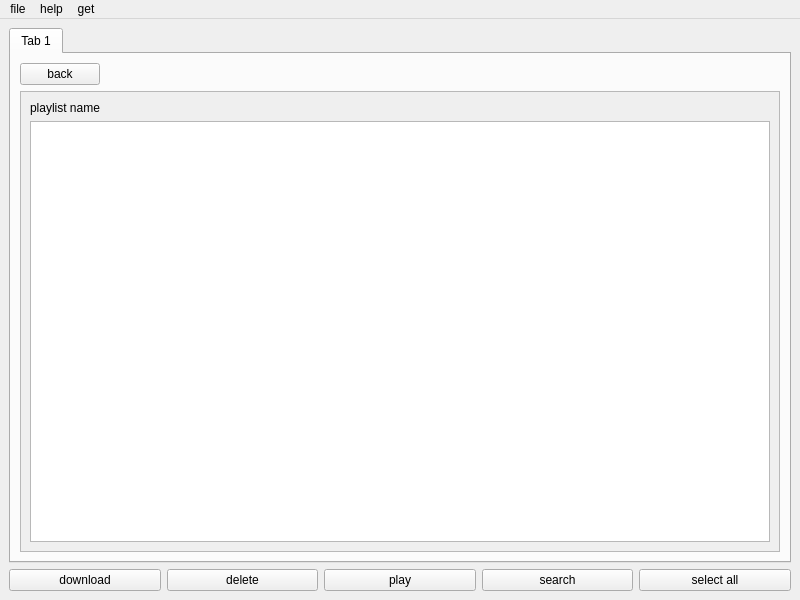
<?xml version="1.0" encoding="UTF-8"?>
<ui version="4.0">
 <class>MainWindow</class>
 <widget class="QMainWindow" name="MainWindow">
  <property name="geometry">
   <rect>
    <x>0</x>
    <y>0</y>
    <width>800</width>
    <height>600</height>
   </rect>
  </property>
  <property name="windowTitle">
   <string>MainWindow</string>
  </property>
  <widget class="QWidget" name="centralwidget">
   <layout class="QVBoxLayout" name="verticalLayout">
    <item>
     <widget class="QTabWidget" name="playlistTab">
      <property name="currentIndex">
       <number>0</number>
      </property>
      <widget class="QWidget" name="tab">
       <attribute name="title">
        <string>Tab 1</string>
       </attribute>
       <layout class="QHBoxLayout" name="horizontalLayout_2">
        <item>
         <layout class="QVBoxLayout" name="verticalLayout_2">
          <item>
           <widget class="QPushButton" name="backButton">
            <property name="sizePolicy">
             <sizepolicy hsizetype="Fixed" vsizetype="Fixed">
              <horstretch>0</horstretch>
              <verstretch>0</verstretch>
             </sizepolicy>
            </property>
            <property name="text">
             <string>back</string>
            </property>
           </widget>
          </item>
          <item>
           <widget class="QScrollArea" name="scrollArea">
            <property name="horizontalScrollBarPolicy">
             <enum>Qt::ScrollBarAlwaysOff</enum>
            </property>
            <property name="widgetResizable">
             <bool>true</bool>
            </property>
            <widget class="QWidget" name="scrollAreaWidgetContents">
             <property name="geometry">
              <rect>
               <x>0</x>
               <y>0</y>
               <width>754</width>
               <height>453</height>
              </rect>
             </property>
             <layout class="QVBoxLayout" name="verticalLayout_3">
              <item>
               <layout class="QVBoxLayout" name="playlistentries">
                <item>
                 <widget class="QLabel" name="playlistname">
                  <property name="sizePolicy">
                   <sizepolicy hsizetype="Minimum" vsizetype="Fixed">
                    <horstretch>0</horstretch>
                    <verstretch>0</verstretch>
                   </sizepolicy>
                  </property>
                  <property name="text">
                   <string>playlist name</string>
                  </property>
                 </widget>
                </item>
                <item>
                 <widget class="QListView" name="playlistView"/>
                </item>
               </layout>
              </item>
             </layout>
            </widget>
           </widget>
          </item>
         </layout>
        </item>
       </layout>
      </widget>
     </widget>
    </item>
    <item>
     <layout class="QHBoxLayout" name="horizontalLayout">
      <item>
       <widget class="QPushButton" name="downloadButton">
        <property name="text">
         <string>download</string>
        </property>
       </widget>
      </item>
      <item>
       <widget class="QPushButton" name="deleteButton">
        <property name="text">
         <string>delete</string>
        </property>
       </widget>
      </item>
      <item>
       <widget class="QPushButton" name="playButton">
        <property name="text">
         <string>play</string>
        </property>
       </widget>
      </item>
      <item>
       <widget class="QPushButton" name="searchButton">
        <property name="text">
         <string>search</string>
        </property>
       </widget>
      </item>
      <item>
       <widget class="QPushButton" name="selectButton">
        <property name="text">
         <string>select all</string>
        </property>
       </widget>
      </item>
     </layout>
    </item>
   </layout>
  </widget>
  <widget class="QMenuBar" name="menubar">
   <property name="geometry">
    <rect>
     <x>0</x>
     <y>0</y>
     <width>800</width>
     <height>19</height>
    </rect>
   </property>
   <widget class="QMenu" name="menuFile">
    <property name="title">
     <string>file</string>
    </property>
    <addaction name="actionAbout"/>
    <addaction name="separator"/>
    <addaction name="actionSettings"/>
    <addaction name="actionQuit"/>
   </widget>
   <widget class="QMenu" name="menuHelp">
    <property name="title">
     <string>help</string>
    </property>
    <addaction name="actionComing_soon"/>
   </widget>
   <widget class="QMenu" name="menuAlbum">
    <property name="title">
     <string>get</string>
    </property>
    <addaction name="actionBy_album"/>
    <addaction name="actionBy_artist"/>
    <addaction name="actionBy_genre"/>
    <addaction name="separator"/>
    <addaction name="actionSearch"/>
   </widget>
   <addaction name="menuFile"/>
   <addaction name="menuHelp"/>
   <addaction name="menuAlbum"/>
  </widget>
  <action name="actionAbout">
   <property name="text">
    <string>about</string>
   </property>
  </action>
  <action name="actionSettings">
   <property name="text">
    <string>settings</string>
   </property>
  </action>
  <action name="actionQuit">
   <property name="text">
    <string>quit</string>
   </property>
  </action>
  <action name="actionBy_album">
   <property name="text">
    <string>by album</string>
   </property>
  </action>
  <action name="actionBy_artist">
   <property name="text">
    <string>by artist</string>
   </property>
  </action>
  <action name="actionBy_genre">
   <property name="text">
    <string>by genre</string>
   </property>
  </action>
  <action name="actionSearch">
   <property name="text">
    <string>search</string>
   </property>
  </action>
  <action name="actionComing_soon">
   <property name="text">
    <string>coming soon</string>
   </property>
  </action>
 </widget>
 <resources/>
 <connections/>
</ui>
